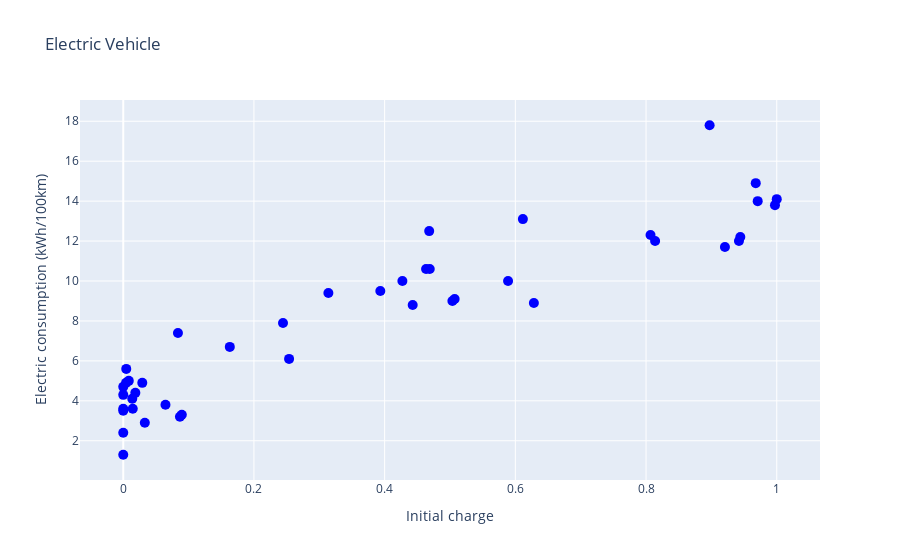

The cell this chart's notebook holds for it:
### Markdown cell above
## Plotting with Plotly

This is an example of Scatterplot using the plotly package. 

- We instatiate a `Figure` object. 
- As an argument we give a "trace" or list of traces. You can think of a trace as a "layer" of a plot. This trace is a scatterplot, which can be created with `go.Scatter`. 
- For each trace, you need to give:
    - The necessary `x` and/or `y`
    - The `mode` (type of plot, here `markers` specifies a point plot ). 
    - Additional  arguments that specify **properties** of the plot, in the form of a dictionary. Here, for instance we specify how the marker should look like. 
- Then, with `update_layout`, we can specify x and y axis titles, and a plot title. 
- We display the figure with the `show` method.

### Code cell
figure = go.Figure(
    go.Scatter(
        x=df.charge,
        y=df.electric,
        mode='markers',
        marker_color = "blue",
        marker_size = 10,
    )   
)
figure.update_layout(
    title='Electric Vehicle',
    xaxis_title='Initial charge',
    yaxis_title='Electric consumption (kWh/100km)'
)
figure.show()

# If this error appearsValueError: 
# Mime type rendering requires nbformat>=4.2.0 but it is not installed
# install the package nbformat

### Figure 1 — Plotly figure (JSON) as saved in the notebook; plotly's stock layout.template omitted (floating-point values rounded to 4 significant figures)
{"data": [{"marker": {"color": "blue", "size": 10}, "mode": "markers", "type": "scatter", "x": [0.9422, 0.9679, 0.08676, 0.004587, 0.06462, 0.0, 0.8139, 0.5037, 0.4429, 0.008475, 0.0, 0.01454, 0.3934, 0.0, 0.5889, 0.0, 0.0, 0.9207, 1.0, 0.0837, 0.9708, 0.2444, 0.9973, 0.469, 0.02913, 0.01848, 0.0, 0.08962, 0.4634, 0.4272, 0.9443, 0.3139, 0.2538, 0.4682, 0.1631, 0.6115, 0.01377, 0.03301, 0.004278, 0.8973, 0.5071, 0.6283, 0.8069], "y": [12.0, 14.9, 3.2, 5.6, 3.8, 3.6, 12.0, 9.0, 8.8, 5.0, 4.7, 3.6, 9.5, 1.3, 10.0, 4.3, 2.4, 11.7, 14.1, 7.4, 14.0, 7.9, 13.8, 10.6, 4.9, 4.4, 3.5, 3.3, 10.6, 10.0, 12.2, 9.4, 6.1, 12.5, 6.7, 13.1, 4.1, 2.9, 4.9, 17.8, 9.1, 8.9, 12.3]}], "layout": {"title": {"text": "Electric Vehicle"}, "xaxis": {"title": {"text": "Initial charge"}}, "yaxis": {"title": {"text": "Electric consumption (kWh/100km)"}}}}
